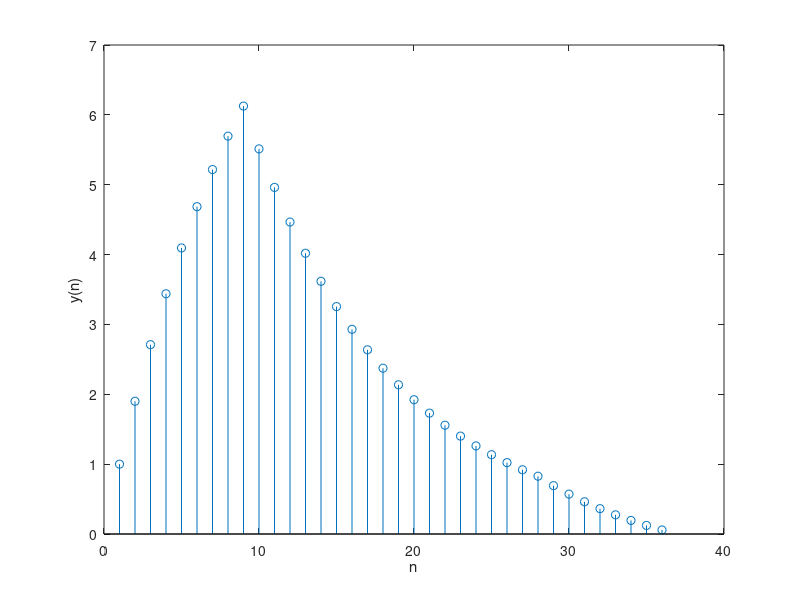

The MATLAB script that drew this image:
Nx=28;
n1=0:1:Nx-1;
Nh=9;
n2=0:1:Nh-1;
h=ones(1, length(n2));
x=0.9.^n1;



y=conv(x, h);

length(y);
stem(y);
xlabel('n');
ylabel('y(n)');

